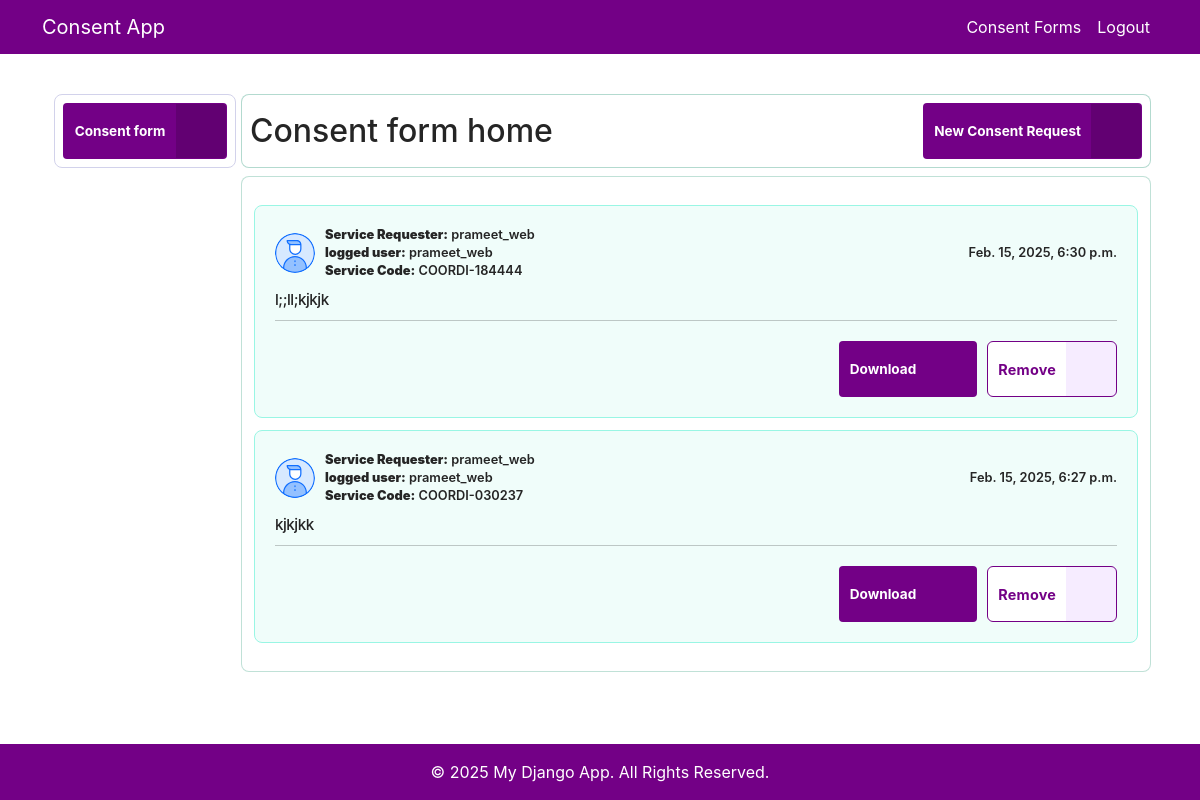
/consent_form/consents/ (signed in), run on an earlier commit of the app's database.
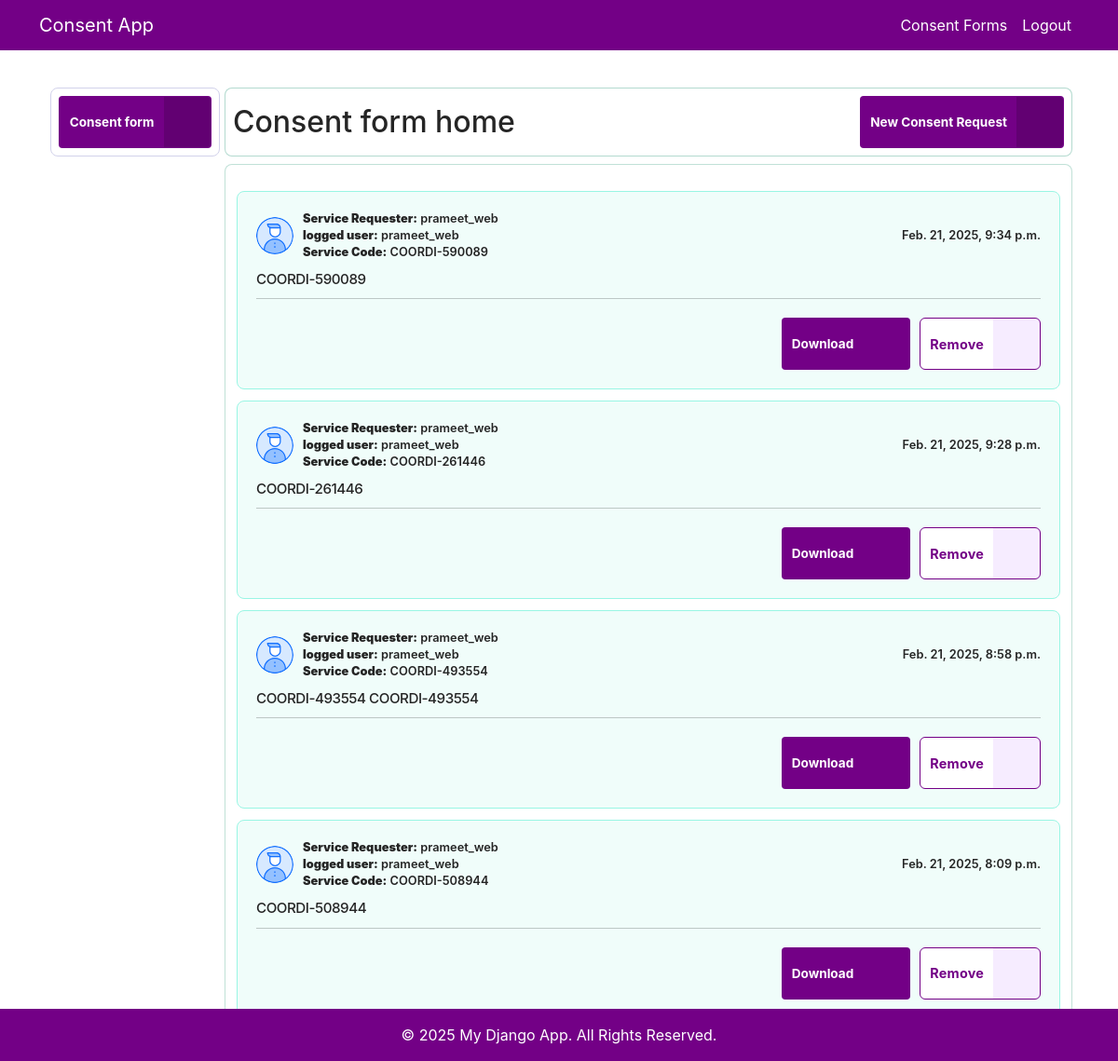
And on a later commit of the database.
### consent_form/models.py (models this page shows, shortened)
class ConsentForm(models.Model):
    user = models.ForeignKey(CustomUser, on_delete=models.CASCADE)
    service_code = models.CharField(max_length=100)
    application = models.CharField(max_length=50, choices=[('Coordinator', 'Coordinator'), ('Planner', 'Planner')])
    consent_text = models.TextField()
    consent_pdf = models.FileField(upload_to='consent_pdfs/', blank=True, null=True)
    provider_legal_name = models.CharField(max_length=255)
    provider_trading_name = models.CharField(max_length=255)
    provider_number = models.CharField(max_length=50)
    provider_abn = models.CharField(max_length=50)
    participant_full_name = models.CharField(max_length=255)
    ndis_number = models.CharField(max_length=50)
    service_categories = models.JSONField()
    comments = models.TextField()
    declaration = models.BooleanField(default=False)
    signing_first_name = models.CharField(max_length=255)
    signing_last_name = models.CharField(max_length=255)
    signature = models.TextField(blank=True, null=True)
    uploaded_at = models.DateTimeField(auto_now_add=True)

### accounts/models.py (models this page shows)
class CustomUser(AbstractUser):
    is_coordinator = models.BooleanField(default=False)
    is_planner = models.BooleanField(default=False)
    groups = models.ManyToManyField(
        Group,
        related_name="customuser_groups",  # Custom related name to avoid conflict
        blank=True
    )
    user_permissions = models.ManyToManyField(
        Permission,
        related_name="customuser_permissions",  # Custom related name to avoid conflict
        blank=True
    )
    def __str__(self):
        return self.username

### consent_form/views.py (the view)
# urls.py: path('consents/', views.show_consent_forms, name='consent_form_home'),
@login_required
def show_consent_forms(request):
    consent_forms = ConsentForm.objects.filter(user=request.user).order_by('-uploaded_at')
    print(f"Current User: {request.user}")
    print(f"Consent Forms Count: {consent_forms.count()}")
    return render(request, 'consent_form/consent_form_home.html', {'consent_forms': consent_forms})

### consent_form/templatetags/consent_form_tags.py (called while the page is built)
@login_required
@require_http_methods(["GET"])
@register.inclusion_tag("consent_form/consent_form.html")
def consent_form_tag(request, service_id, service, service_access,consent_forms):
    print(consent_forms)
    return {
        'well_objects': None,
        'consent_forms':consent_forms
    }

### consent_form/templates/consent_form/consent_form_home.html
{% extends 'base.html' %}
{% load static %}
{% load consent_form_tags %}
{% block content %}
<div class="container-fluid py-3">
    {% consent_form_tag request service_id service service_access consent_forms %}
</div>
{% endblock %}

### accounts/templates/base.html (shortened to what this page needs)
<!DOCTYPE html>
<html lang="en">
<head>
    <link href="https://cdn.jsdelivr.net/npm/bootstrap@5.3.0/dist/css/bootstrap.min.css" rel="stylesheet">
    {% load static %}
    <link rel="stylesheet" type="text/css" href="{% static 'consent_form/style/css/base.css' %}">
</head>
<body>
    <nav class="navbar navbar-expand-lg navbar-dark bg-purple">
        <div class="container">
            <a class="navbar-brand" href="{% url 'dashboard' %}">Consent App</a>
            <div class="collapse navbar-collapse" id="navbarNav">
                <ul class="navbar-nav ms-auto">
                    {% if user.is_authenticated %}
                        <li class="nav-item">
                            <a class="nav-link" href="{% url 'consent_form:consent_form_home' %}">Consent Forms</a>
                        </li>
                        <li class="nav-item">
                            <a class="nav-link" href="{% url 'logout' %}">Logout</a>
                        </li>
                    {% endif %}
                </ul>
            </div>
        </div>
    </nav>
    <div class="container mt-4">
        {% block content %}
        {% endblock %}
    </div>
    <footer class="bg-purple text-white text-center py-3 mt-4 fixed-bottom">
        <p>&copy; 2025 My Django App. All Rights Reserved.</p>
    </footer>
</body>
</html>

### consent_form/templates/consent_form/consent_form.html (shortened to what this page needs)
{% load static %}
{% block css %}
<link
  rel="stylesheet"
  href="{% static 'consent_form/style/css/consent_form_style.css' %}"
/>
{% endblock %}
{% block main_content %}
<div class="content_section">
  <div class="col-12 col-lg-2 aside_sidebar">
    <div class="list-group w-100">
      <button type="button" class="button btn submit icon_button w_100 w-100">
        Consent form
        <span class="btn_label">
        </span>
      </button>
    </div>
  </div>
  <div class="col-12 col-lg-10">
    <div class="dashboard_section_header">
      <div class="titile_box">
        <h2 class="title">Consent form home</h2>
      </div>
      <div class="help_button_box">
        <button
          type="button"
          data-bs-toggle="modal"
          data-bs-target="#new_consent_form_request_modal"
          class="btn button icon_button w_100"
        >
          New Consent Request
          <span class="btn_label">
          </span>
        </button>
      </div>
    </div>
    <div class="dashboard_services_box">
      {% for form in consent_forms %}
      <div class="available_services col-xl-12">
        <div class="available_head col-12">
          <div class="head_data col-12">
            <div class="user col-md-6">
              <img
                src="{% static 'consent_form/images/user avatar/default.svg' %}"
                alt="user avatar"
                class="user_avatar_consent img-fluid"
                loading="lazy"
                width="40"
                height="40"
              />
              <div class="text d-flex flex-column">
                <span class="myServices_title">
                  <strong>Service Requester:</strong> {{ form.user }}
                </span>
                <span class="myServices_title">
                  <strong>logged user:</strong> {{ form.user }}
                </span>
                <span class="myServices_title">
                  <strong>Service Code:</strong> {{ form.service_code }}
                </span>
              </div>
            </div>
            <div class="date col-md-6">
              <span class="service_date status bg-accepted">
                {{ form.uploaded_at }}
              </span>
            </div>
          </div>
        </div>
        <div class="job_available_Conditions my-2">
          <p class="box_paragraph">{{ form.comments }}</p>
        </div>
        <hr class="short w-100" />
        <div class="job_button col-xl-12 justify-content-end">
          {% if form.consent_pdf %}
          <a
            href="{% url 'consent_form:download_file' consent_form_id=form.id %}"
            class="btn button icon_button w_100"
            >Download</a
          >
          {% else %}
          No File
          {% endif %}
          <button
            role="button"
            class="btn button rounded icon_button w_100 delete-btn"
            data-bs-target="#consent_remove_alert_modal"
            data-id="{{ form.id }}"
            data-bs-toggle="modal"
          >
            Remove
            <span class="btn_label btn_primary">
            </span>
          </button>
        </div>
      </div>
      {% endfor %}
    </div>
  </div>
</div>
{% endblock %}

### consent_form/templates/consent_form/consent_endorsed_request_form.html (shortened to what this page needs)
{% load static %}

### static/consent_form/style/css/base.css (style rules this page uses)
body { font-size: 1rem; line-height: 1.4; position: relative; color: #252525; min-height: 100dvh; overflow-x: hidden; font-family: "Inter", system-ui, sans-serif;; -webkit-font-smoothing: antialiased; -moz-osx-font-smoothing: grayscale; }
:root { --gray: #f1f0f6; --dark-gray: #717171; --light: #ffffff; --dark: #252525; --green: #068660; --light-green: #E3ffcb; --blue: #094fb6; --light-blue: #E3F2FD; --dark-blue: #0c5fcd; --red: #d73248; --hoverLink: #ffcb05; --title: #252525; --background: #0E2E50; --body-color: #e0e3eb; --pending-color: #9d6600; --shadow: 0 .2rem .7rem rgba(101, 79, 239, 0.10); --main-color: #730086; --main-hover-bg-color: #ffcb05; --main-hover-color: #252525; --main-white-color: #ffffff; }
p { margin: 0; line-height: 1.5; }
img { max-width: 100%; height: auto; width: 100%; }
ul { list-style: none; margin: 0; padding: 0; }
h1, h2, h3 { line-height: 1.5; margin: 0; }
.button { gap: 0.425rem; border-radius: 0.25rem; box-sizing: border-box; user-select: none; cursor: pointer; transition: all 300ms ease-in-out 0s; padding: 15px 18px; font-size: 0.85rem; font-weight: 700; color: #FFFFFF; background-color: var(--main-color); line-height: normal; }
.button.rounded, .button.link, .border_btn { color: var(--main-color); outline: 0; transition: all 300ms ease-in-out 0s; border: .08rem solid var(--main-color); letter-spacing: 0.2px; padding: 15px 18px; font-size: 0.9rem; font-weight: 700; background-color: #FFFFFF; }
.icon_button { padding: 0 16px !important; }
.icon_button .btn_label { position: relative; left: 16px; display: inline-block; padding: 18px 20px; background: rgba(0, 0, 0, 0.15); border-radius: 0 0.25rem 0.25rem 0; }
.icon_button.w_100 { position: relative; height: 56px; display: flex; align-items: center; justify-content: center; padding: 0 60px 0 10px !important; }
.icon_button.w_100 .btn_label { position: absolute; right: 0; left: auto; display: flex; align-items: center; justify-content: center; height: 100%; width: 50px; background: rgba(0, 0, 0, 0.15); border-radius: 0 0.25rem 0.25rem 0; }
.icon_button.w_100 .btn_label.btn_primary, .icon_button .btn_label.btn_primary { background-color: hsl(271.03deg 97.48% 53.33% / 8%); }
.help_button_box { display: flex; justify-content: space-between; align-items: center; flex-wrap: wrap; gap: 10px; }
.dashboard_section_header { display: flex; justify-content: space-between; align-items: center; flex-wrap: wrap; gap: 10px; background-color: #ffffff; padding: .5rem; border-radius: 0.5rem; border: 0.05rem solid hsl(162.19deg 91.43% 27.45% / 30%); margin-bottom: .5rem; }
.content_section { display: flex; gap: 5px; width: 100%; align-items: flex-start; justify-content: space-between; }
.aside_sidebar { padding: .5rem; display: -webkit-box; display: -ms-flexbox; display: flex; -webkit-box-align: start; -ms-flex-align: start; align-items: flex-start; -webkit-box-pack: start; -ms-flex-pack: start; justify-content: flex-start; -webkit-box-orient: vertical; -webkit-box-direction: normal; -ms-flex-direction: column; flex-direction: column; border: 1px solid #d2d2eb; border-radius: 0.5rem; height: fit-content; }
.bg-purple { background-color:#730086; color:#fff; }
.nav-link { color:#fff; }

What changed in the data, as far as the page shows it:
removed ConsentForm: user "prameet_web", service_code "COORDI-184444", uploaded_at "Feb. 15, 2025, 6:30 p.m.", comments "l;;ll;kjkjk", shows "Download"
removed ConsentForm: user "prameet_web", service_code "COORDI-030237", uploaded_at "Feb. 15, 2025, 6:27 p.m.", comments "kjkjkk", shows "Download"
added ConsentForm: user "prameet_web", service_code "COORDI-590089", uploaded_at "Feb. 21, 2025, 9:34 p.m.", comments "COORDI-590089", shows "Download"
added ConsentForm: user "prameet_web", service_code "COORDI-261446", uploaded_at "Feb. 21, 2025, 9:28 p.m.", comments "COORDI-261446", shows "Download"
added ConsentForm: user "prameet_web", service_code "COORDI-493554", uploaded_at "Feb. 21, 2025, 8:58 p.m.", comments "COORDI-493554 COORDI-493554", shows "Download"
added ConsentForm: user "prameet_web", service_code "COORDI-508944", uploaded_at "Feb. 21, 2025, 8:09 p.m.", comments "COORDI-508944", shows "Download"
